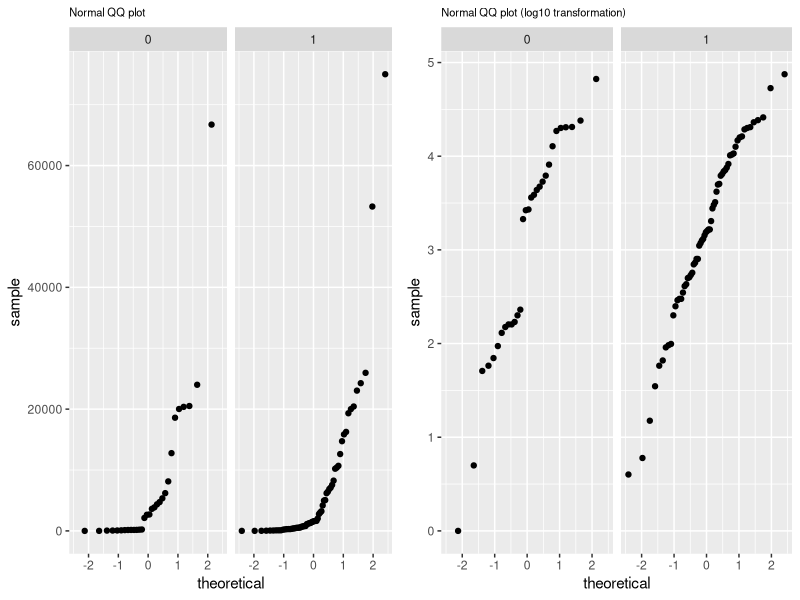
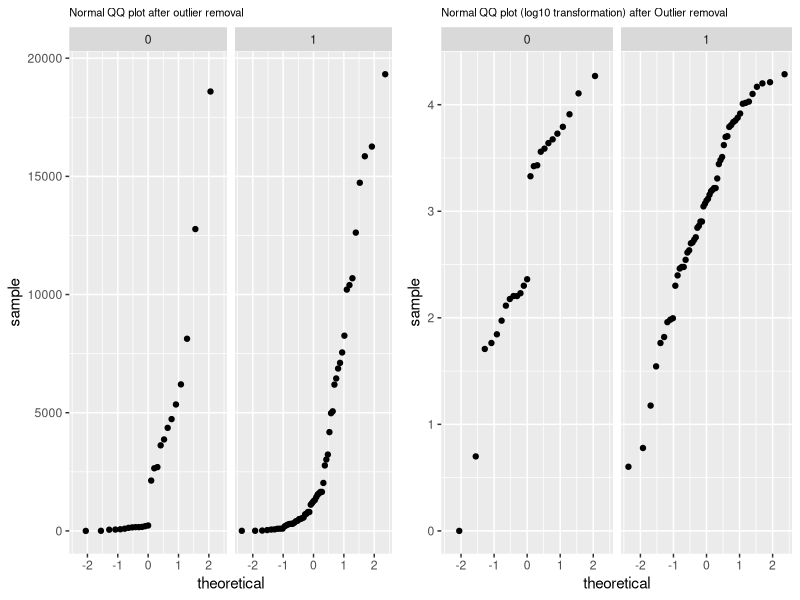
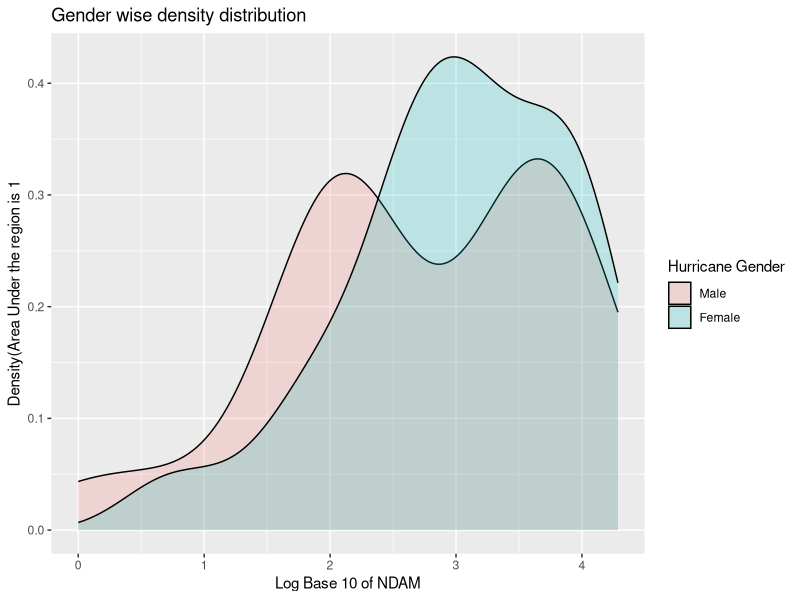
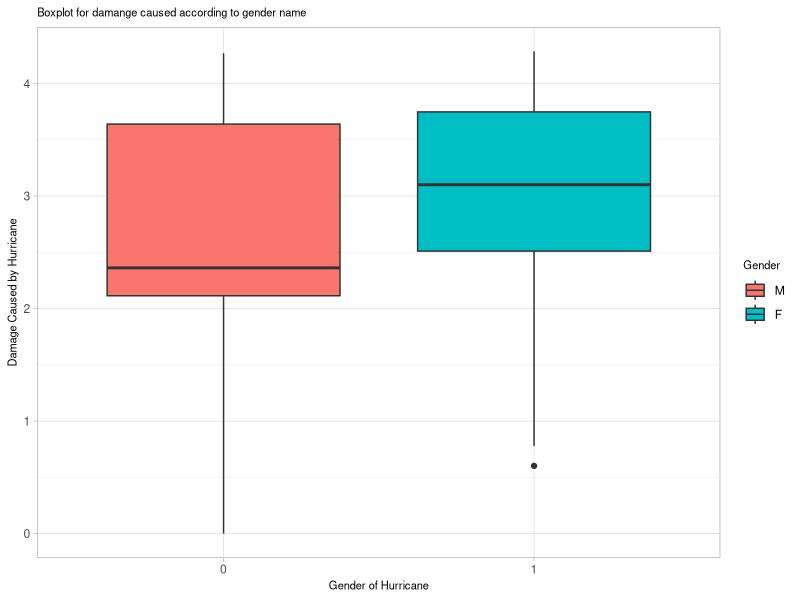
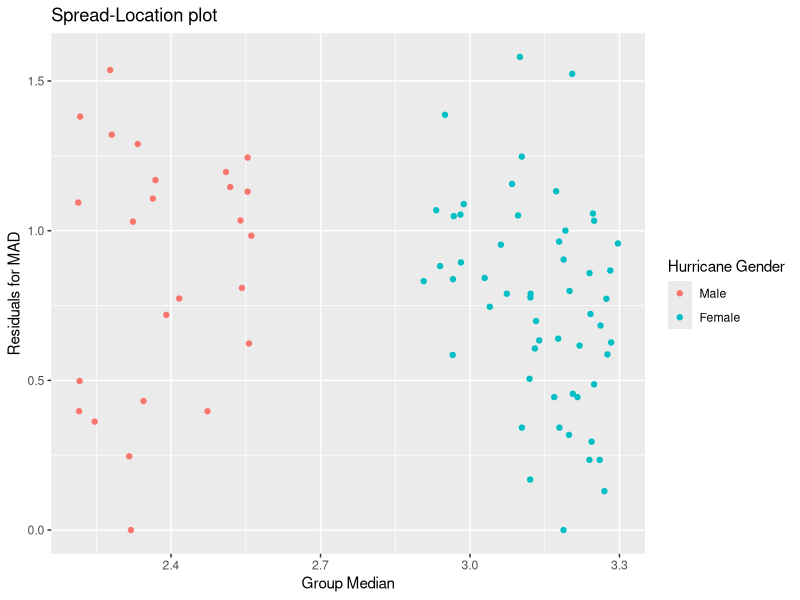
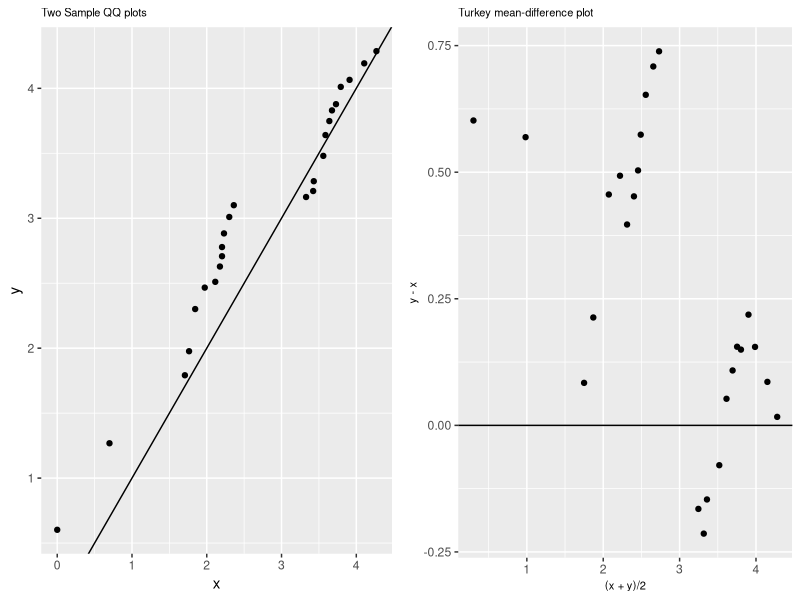
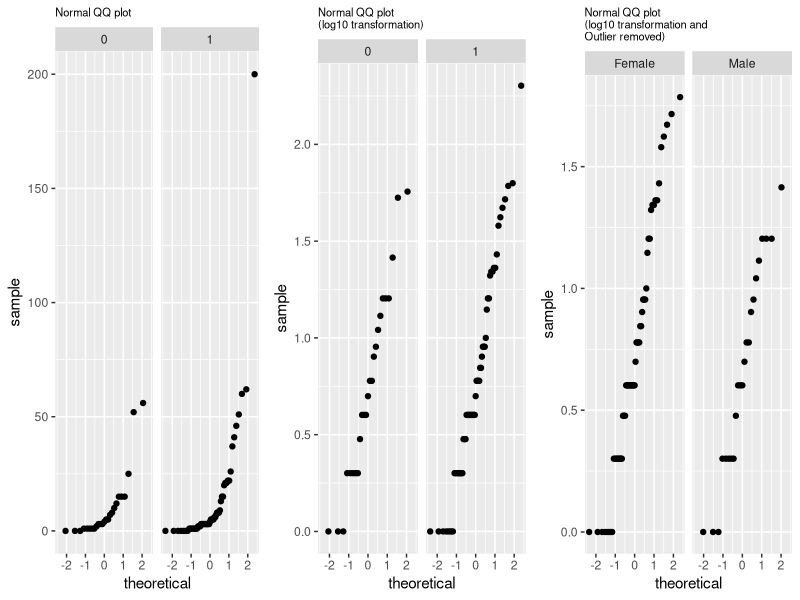
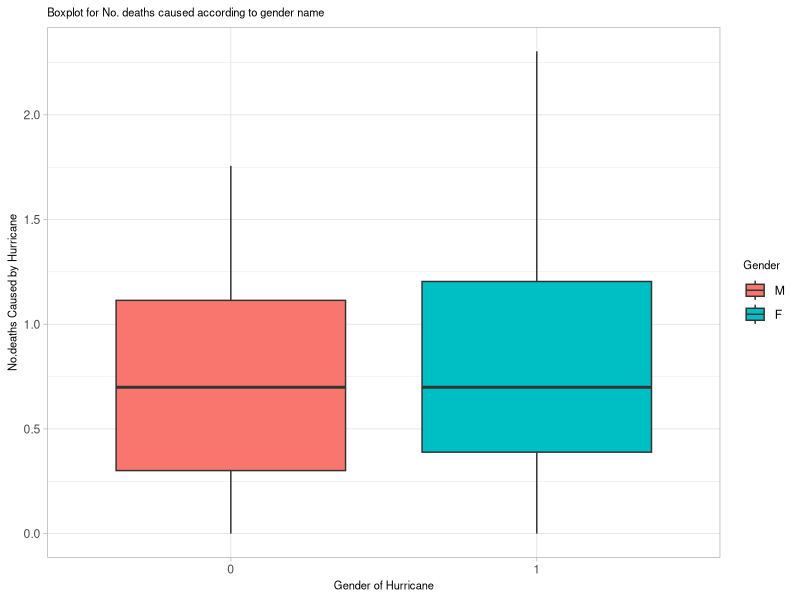

Here is the R script that generated these plots, in order:
## ---- chunk 1
knitr::opts_chunk$set(echo = TRUE)
## ---- chunk 2
#Load standard libraries
library(lattice)
library(ggplot2)
library(tidyr)
#install.packages("gridExtra")  #need to install this packge
library("gridExtra")
## ---- chunk 3
#Read Data file
hurricanes_data <- read.csv('Hurricanes_data.csv')
## ---- chunk 4
qq_plot = ggplot(data = hurricanes_data, aes(sample = NDAM)) + stat_qq() +
        facet_wrap( ~ Gender_MF, ncol = 2) + ggtitle("Normal QQ plot") + theme(plot.title = element_text(size=8))
log_qq_plot = ggplot(data = hurricanes_data, aes(sample = log10(NDAM))) + stat_qq() +
        facet_wrap( ~ Gender_MF, ncol = 2) + ggtitle("Normal QQ plot (log10 transformation)") + theme(plot.title = element_text(size=8))
grid.arrange(qq_plot, log_qq_plot, ncol = 2)

## ---- chunk 5
M_hurricane = subset(hurricanes_data,hurricanes_data$NDAM<18890 & hurricanes_data$Gender_MF==0)
F_hurricane = subset(hurricanes_data,hurricanes_data$NDAM<19583.75 & hurricanes_data$Gender_MF==1)
hurricanes_data = rbind(M_hurricane,F_hurricane)
qq_plot = ggplot(data = hurricanes_data, aes(sample = NDAM)) + stat_qq() +
        facet_wrap( ~ Gender_MF, ncol = 2) + ggtitle("Normal QQ plot after outlier removal") + theme(plot.title = element_text(size=8))
log_qq_plot = ggplot(data = hurricanes_data, aes(sample = log10(NDAM))) + stat_qq() +
        facet_wrap( ~ Gender_MF, ncol = 2) + ggtitle("Normal QQ plot (log10 transformation) after Outlier removal") + theme(plot.title = element_text(size=8))
grid.arrange(qq_plot, log_qq_plot, ncol = 2)
## ---- chunk 6
gender_box = ggplot(hurricanes_data,aes(y=log10(NDAM),x=factor(Gender_MF),fill= 
                                                factor(Gender_MF))) + geom_boxplot()
ggplot(hurricanes_data,aes(x = log10(NDAM),fill=factor(Gender_MF))) + geom_density(alpha=0.2) + labs(x="Log Base 10 of NDAM",y="Density(Area Under the region is 1",title="Gender wise density distribution",fill = "Hurricane Gender") + scale_fill_discrete(labels = c("Male","Female"))
gender_box = gender_box + xlab("Gender of Hurricane") + ylab("Damage Caused by Hurricane") +
        theme_light() + scale_fill_discrete(name = "Gender",labels = c("M","F")) +ggtitle("Boxplot for damange caused according to gender name") + theme(plot.title = element_text(size=8),axis.title = element_text(size=8),legend.title = element_text(size=8))
gender_box
## ---- chunk 7
library(ggplot2)
M.NDAM = log10(hurricanes_data$NDAM[hurricanes_data$Gender_MF == 0])
F.NDAM = log10(hurricanes_data$NDAM[hurricanes_data$Gender_MF == 1])
grp.median = c(rep(median(M.NDAM),length(M.NDAM)),rep(median(F.NDAM),length(F.NDAM))) + runif(nrow(hurricanes_data),-0.2,0.2)
M.NDAM = sqrt(abs(M.NDAM - median(M.NDAM)))
F.NDAM = sqrt(abs(F.NDAM - median(F.NDAM)))

df = data.frame(resid=c(M.NDAM,F.NDAM),gender = c(rep(0,length(M.NDAM)),rep(1,length(F.NDAM))),grp.median)
ggplot(df,aes(x=grp.median,y=resid,col=factor(gender))) + geom_point() + labs(x="Group Median",y = "Residuals for MAD",title = "Spread-Location plot",color="Hurricane Gender") + scale_color_discrete(labels = c("Male","Female"))
## ---- chunk 8
female_ndma_data = sort(hurricanes_data$NDAM[hurricanes_data$Gender_MF == 1])
male_ndma_data = sort(hurricanes_data$NDAM[hurricanes_data$Gender_MF == 0])
qq.df = as.data.frame(qqplot(x=log10(male_ndma_data),y=log10(female_ndma_data),plot.it = FALSE))
par(mfrow=c(1,2))
two_qqplots = ggplot(qq.df,aes(x=x,y=y)) + geom_point() +  geom_abline() + ggtitle("Two Sample QQ plots") + theme(plot.title = element_text(size=8))
turky_mean = ggplot(qq.df, aes(x= (x+y)/2, y =y-x)) + geom_point() +  geom_abline(slope = 0) + ggtitle("Turkey mean-difference plot") + theme(plot.title = element_text(size=8),axis.title = element_text(size=8))
grid.arrange(two_qqplots,turky_mean,ncol=2)
## ---- chunk 9
qq_plot = ggplot(data = hurricanes_data, aes(sample = alldeaths)) + stat_qq() +
        facet_wrap( ~ Gender_MF, ncol = 2) + ggtitle("Normal QQ plot") + theme(plot.title = element_text(size=8))
log_qq_plot = ggplot(data = hurricanes_data, aes(sample = log10(alldeaths+1))) + stat_qq() +
        facet_wrap( ~ Gender_MF, ncol = 2) + ggtitle("Normal QQ plot \n(log10 transformation)") + theme(plot.title = element_text(size=8))

#get NDMA data from Male and female data
female_death = sort(hurricanes_data[hurricanes_data$Gender_MF==1,]$alldeaths)
male_death = sort(hurricanes_data[hurricanes_data$Gender_MF==0,]$alldeaths)

#log10 transformation
female_death_log = log10(female_death+1)
male_death_log = log10(male_death+1)


#remove outliers for log10 (2 sd away)
female_ndma_log_scale = scale(female_death_log)
male_ndma_log_scale = scale(male_death_log)
female_ndma_log1 = female_ndma_log_scale[(female_ndma_log_scale < 1.8 ) & (female_ndma_log_scale > -1.8)]
male_ndma_log1 = male_ndma_log_scale[(male_ndma_log_scale < 1.8 ) & (male_ndma_log_scale > -1.8 )]
##get original value from normalized data
female_death_log <- female_ndma_log1 * attr(female_ndma_log_scale, 'scaled:scale') + attr(female_ndma_log_scale, 'scaled:center')
male_death_log <- male_ndma_log1 * attr(male_ndma_log_scale, 'scaled:scale') + attr(male_ndma_log_scale, 'scaled:center')


#merge into one dataframe
hurricanes_data.trans <- rbind(data.frame(Type=rep('Male',length(male_death_log)),alldeaths= male_death_log), data.frame(Type=rep('Female',length(female_death_log)),alldeaths= female_death_log))

log_qq_plot.trans = ggplot(data = hurricanes_data.trans, aes(sample = alldeaths)) + stat_qq() +
        facet_wrap( ~ Type, ncol = 2) + ggtitle("Normal QQ plot \n(log10 transformation and \nOutlier removed)") + theme(plot.title = element_text(size=8))

grid.arrange(qq_plot, log_qq_plot, log_qq_plot.trans,ncol = 3)
## ---- chunk 10
gender_box = ggplot(hurricanes_data,aes(y=log10(alldeaths+1),x=factor(Gender_MF),fill= 
                                                factor(Gender_MF))) + geom_boxplot()
gender_box = gender_box + xlab("Gender of Hurricane") + ylab("No.deaths Caused by Hurricane") +
        theme_light() + scale_fill_discrete(name = "Gender",labels = c("M","F")) +ggtitle("Boxplot for No. deaths caused according to gender name") + theme(plot.title = element_text(size=8),axis.title = element_text(size=8),legend.title = element_text(size=8))
gender_box
## ---- chunk 11
female_death_data = hurricanes_data$alldeaths[hurricanes_data$Gender_MF == 1]
male_death_data = hurricanes_data$alldeaths[hurricanes_data$Gender_MF == 0]
qq.df = as.data.frame(qqplot(x = male_death_data, y = female_death_data, plot.it = FALSE))
par(mfrow = c(1, 2))
two_qqplots = ggplot(qq.df, aes(x = x, y = y)) + geom_point() +  geom_abline() + ggtitle("Two Sample QQ plots") + theme(plot.title = element_text(size = 8))
turky_mean = ggplot(qq.df, aes(x = (x + y) / 2, y = y - x)) + geom_point() +  geom_abline(slope = 0) + ggtitle("Tukey mean-difference plot") + theme(plot.title = element_text(size =8),axis.title = element_text(size = 8))
grid.arrange(two_qqplots, turky_mean, ncol = 2)
